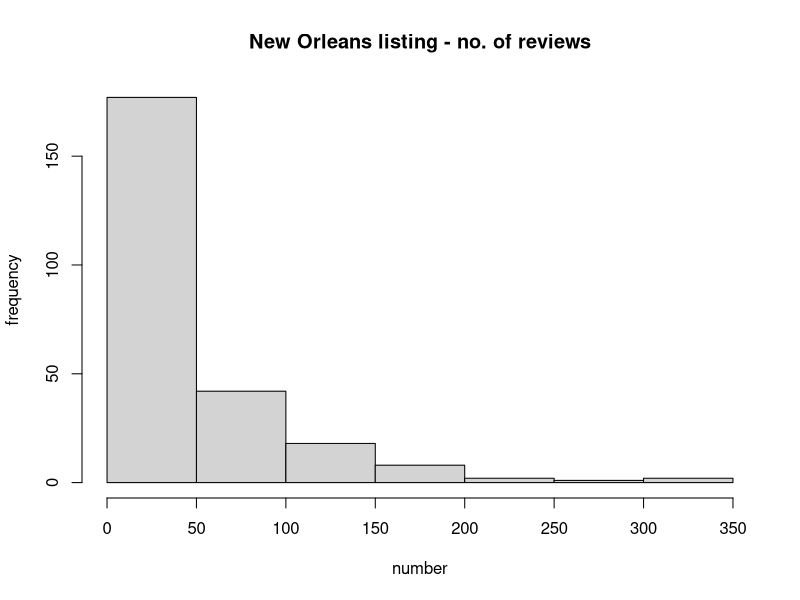

Write the R code that produced this figure.
setwd("/run/user/353479/gvfs/smb-share:domain=CAMPUS,server=home.clemson.edu,share=dekunke,user=dekunke/STAT8010/Data")
nola_airbnb <- read.csv("Airbnb_NOLA.csv")

# find mean, median, std of Price
summary(nola_airbnb$Price)
sd(nola_airbnb$Price)
range(nola_airbnb$Price)

# two approaches to part b:
# get frequency distribution of room type
table(nola_airbnb$Room_Type)   # counts in each category
table(nola_airbnb$Room_Type)/nrow(nola_airbnb)  # divide by sample size to get proportions

unique(nola_airbnb$Room_Type)  # unique function gives all the unique values
mean(nola_airbnb$Room_Type == 'Entire home/apt')  # you can take the mean of a logical vector to get proportion of 'true'
mean(nola_airbnb$Room_Type == 'Private room')
mean(nola_airbnb$Room_Type == 'Shared room')

# subset data to contain only entire home
nola_subset <- subset(nola_airbnb, Room_Type =='Entire home/apt')
mean(nola_subset$Price)
median(nola_subset$Price)
sd(nola_subset$Price)

# proportion of listings with <50 reviews
# two approaches
mean( nola_airbnb$Number_of_Reviews > 50)  # take mean of logical vector
nrow(subset(nola_airbnb, Number_of_Reviews > 50))  / nrow( nola_airbnb)  # use subset function and nrow()

# hist of number of reviews
hist( nola_airbnb$Number_of_Reviews, main='New Orleans listing - no. of reviews',
      xlab = 'number', ylab='frequency')


